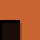

Rendered tile map (Tiled .tmx) drawn with the repository's tilesets; below, a short description and the full map source, tile grids included:
An orthogonal 2x2 tile map with 20x20 px tiles, 2 tile layers (Ground, Overlay).

<map orientation="orthogonal" width="2" height="2" tilewidth="20" tileheight="20">
 <tileset firstgid="1" source="tiles.tsx" />
 <layer name="Ground" width="2" height="2">
  <data encoding="csv">1,2147483650,
0,536870915</data>
 </layer>
 <layer name="Overlay" width="2" height="2" opacity="0.5" offsetx="2" offsety="3">
  <data encoding="csv">0,0,4,0</data>
 </layer>
</map>
